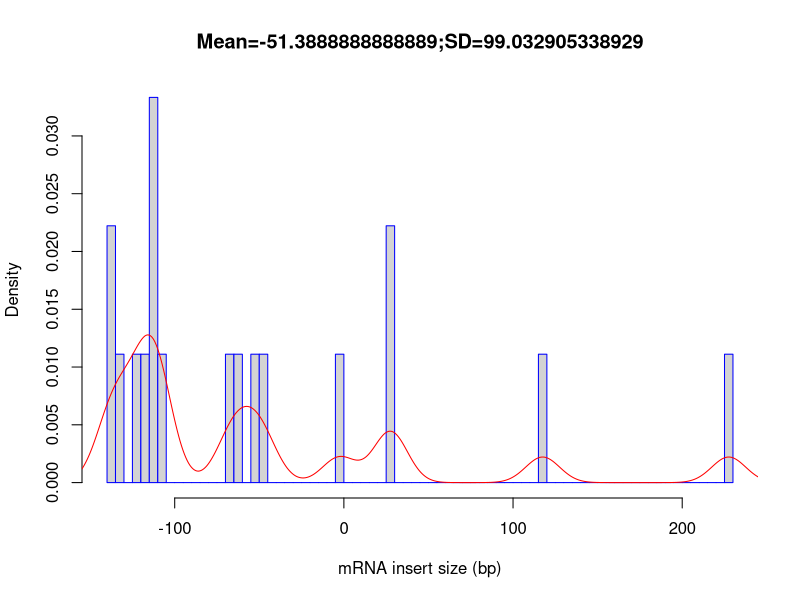

This chart was generated by the following R code:
out_file = 'Mmus_BAL-TAL_LRTN_FLT_Rep4_F9'
pdf('Mmus_BAL-TAL_LRTN_FLT_Rep4_F9.inner_distance_plot.pdf')
fragsize=rep(c(-147.5,-142.5,-137.5,-132.5,-127.5,-122.5,-117.5,-112.5,-107.5,-102.5,-97.5,-92.5,-87.5,-82.5,-77.5,-72.5,-67.5,-62.5,-57.5,-52.5,-47.5,-42.5,-37.5,-32.5,-27.5,-22.5,-17.5,-12.5,-7.5,-2.5,2.5,7.5,12.5,17.5,22.5,27.5,32.5,37.5,42.5,47.5,52.5,57.5,62.5,67.5,72.5,77.5,82.5,87.5,92.5,97.5,102.5,107.5,112.5,117.5,122.5,127.5,132.5,137.5,142.5,147.5,152.5,157.5,162.5,167.5,172.5,177.5,182.5,187.5,192.5,197.5,202.5,207.5,212.5,217.5,222.5,227.5,232.5,237.5,242.5,247.5,252.5,257.5,262.5,267.5,272.5,277.5,282.5,287.5,292.5,297.5,302.5,307.5,312.5,317.5,322.5,327.5,332.5,337.5,342.5,347.5),times=c(0,0,2,1,0,1,1,3,1,0,0,0,0,0,0,0,1,1,0,1,1,0,0,0,0,0,0,0,0,1,0,0,0,0,0,2,0,0,0,0,0,0,0,0,0,0,0,0,0,0,0,0,0,1,0,0,0,0,0,0,0,0,0,0,0,0,0,0,0,0,0,0,0,0,0,1,0,0,0,0,0,0,0,0,0,0,0,0,0,0,0,0,0,0,0,0,0,0,0,0))
frag_sd = sd(fragsize)
frag_mean = mean(fragsize)
frag_median = median(fragsize)
write(x=c("Name","Mean","Median","sd"), sep="	", file=stdout(),ncolumns=4)
write(c(out_file,frag_mean,frag_median,frag_sd),sep="	", file=stdout(),ncolumns=4)
hist(fragsize,probability=T,breaks=100,xlab="mRNA insert size (bp)",main=paste(c("Mean=",frag_mean,";","SD=",frag_sd),collapse=""),border="blue")
lines(density(fragsize,bw=10),col='red')
dev.off()
